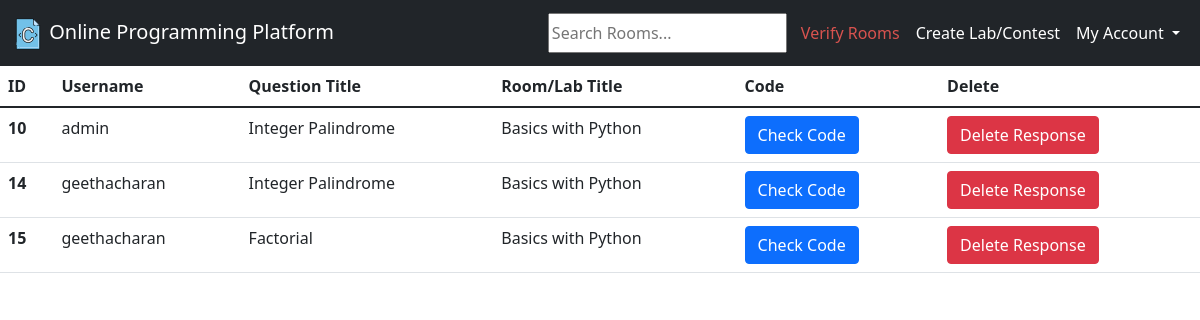
The page /room_responses/4 (signed in) on the database as committed earlier.
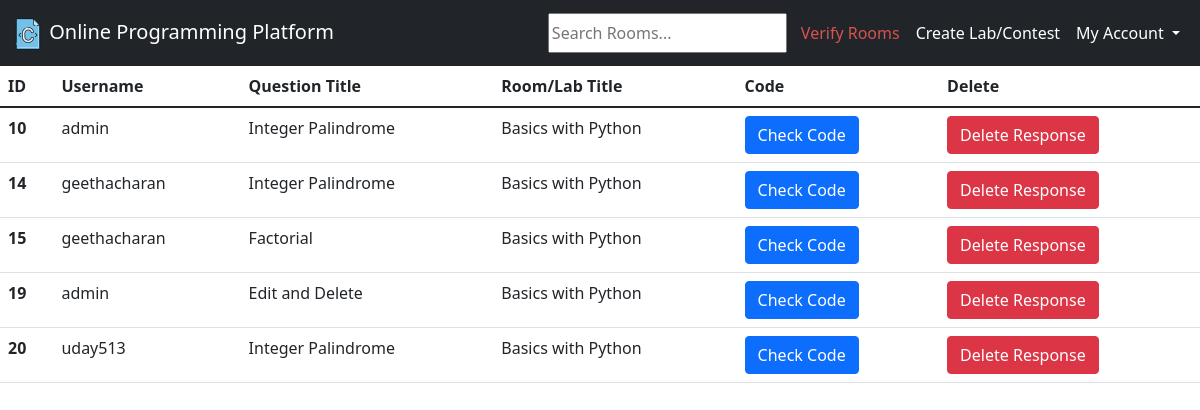
The same page on the database as committed later.
### base/models.py (models this page shows, shortened)
class Solution(models.Model):
    code = models.TextField()
    user = models.ForeignKey(User, on_delete=models.SET_NULL, null=True)
    question = models.ForeignKey(Question, on_delete=models.CASCADE)
    room = models.ForeignKey(Room, on_delete=models.CASCADE)
    input = models.TextField(null=True)
    updated = models.DateTimeField(auto_now=True)
    created = models.DateTimeField(auto_now_add=True)

class Question(models.Model):
    question_title = models.CharField(max_length=50)
    question_full = models.TextField()
    sample_test_case = models.TextField()
    updated = models.DateTimeField(auto_now=True)
    created = models.DateTimeField(auto_now_add=True)
    room = models.ForeignKey(Room, on_delete=models.CASCADE)
    def __str__(self):
        return self.question_title

class Room(models.Model):
    host = models.ForeignKey(User, on_delete=models.SET_NULL, null=True)
    name = models.CharField(max_length=200)
    description = models.TextField(null=True, blank=True)
    verified = models.BooleanField(default=False)
    room_password = models.CharField(max_length=20, default="admin123")
    updated = models.DateTimeField(auto_now=True)
    created = models.DateTimeField(auto_now_add=True)
    class Meta:
        ordering = ['-updated', '-created']
    def __str__(self):
        return self.name

### base/views.py (the view)
# urls.py: path('room_responses/<str:pk>', views.roomResponses, name="roomResponses"),
@login_required(login_url='login')
def roomResponses(request, pk):
    room = Room.objects.get(id=pk)
    if request.user.username not in [room.host.username, 'admin']:
        return HttpResponse("You can't do this ...")
    solutions = Solution.objects.filter(room=room)
    context = {'solutions': solutions, 'room': room}
    return render(request, "responses.html", context)

### templates/responses.html (shortened to what this page needs)
{% extends 'main.html' %}
{% block content %}
<table class="table table-hover">
    <thead>
    <tr>
        <th scope="col">ID</th>
        <th scope="col">Username</th>
        <th scope="col">Question Title</th>
        <th scope="col">Room/Lab Title</th>
        <th scope="col">Code</th>
        <th scope="col">Delete</th>
    </tr>
    </thead>
    <tbody>
    {% for sol in solutions %}
    <tr>
        <th scope="row">{{sol.id}}</th>
        <td>{{sol.user}}</td>
        <td>{{sol.question}}</td>
        <td>{{sol.room}}</td>
        <td>
            <a class="btn btn-primary"
               href="//{{request.get_host}}/view_response/{{room.id}}/{{sol.question.id}}/{{sol.id}}/"
               role="button">Check Code</a>
        </td>
        <td><a class="btn btn-danger"
               href="//{{request.get_host}}/delete_response/{{room.id}}/{{sol.question.id}}/{{sol.id}}/"
               role="button">Delete Response </a>
        </td>
    </tr>
    {% endfor %}
    </tbody>
</table>
{% endblock %}

### templates/main.html (shortened to what this page needs)
<!DOCTYPE html>
<html lang="en">
<head>
    <link href="https://cdn.jsdelivr.net/npm/bootstrap@5.1.3/dist/css/bootstrap.min.css"
          rel="stylesheet"
>
</head>
<body>
    {% include 'navbar.html' %}
    {% block content %}
    {% endblock %}
</body>
</html>

### templates/navbar.html (shortened to what this page needs)
<nav class="navbar navbar-expand-lg navbar-dark bg-dark">
    <div class="container-fluid">
        <h2>
            <a class="navbar-brand" href="/home/">
                {% load static %}
                <img src="{% static 'images/c64.png' %}" alt=""
                     width="32" height="32" class="d-inline-block align-text-top">
                Online Programming Platform
            </a>
        </h2>
        {% if user.username %}
        <div class="collapse navbar-collapse" id="navbarSupportedContent">
            <ul class="navbar-nav ms-auto mb-2 mb-lg-0">
                <form class="d-flex" method="GET" action="/home/" style="padding-right:6px;">
                    <input type="text" name="q" placeholder="Search Rooms...">
                </form>
                {% if user.username == 'admin' %}
                <li class="nav-item">
                    <a class="nav-link active" href="/unverified_rooms" style="color:#d9534f">Verify Rooms</a>
                </li>
                {%endif%}
                <li class="nav-item">
                    <a class="nav-link active" href="/create_room">Create Lab/Contest</a>
                </li>
                <li class="nav-item dropdown">
                    <a class="nav-link active dropdown-toggle" href="#" id="navbarDropdown" role="button"
                       data-bs-toggle="dropdown" aria-expanded="false">
                        My Account
                    </a>
                </li>
            </ul>
        </div>
        {%endif%}
    </div>
</nav>

Rows that differ between the two databases and show on the page:
added Solution: id "19", user "admin", question "Edit and Delete", room "Basics with Python"
added Solution: id "20", user "uday513", question "Integer Palindrome", room "Basics with Python"
